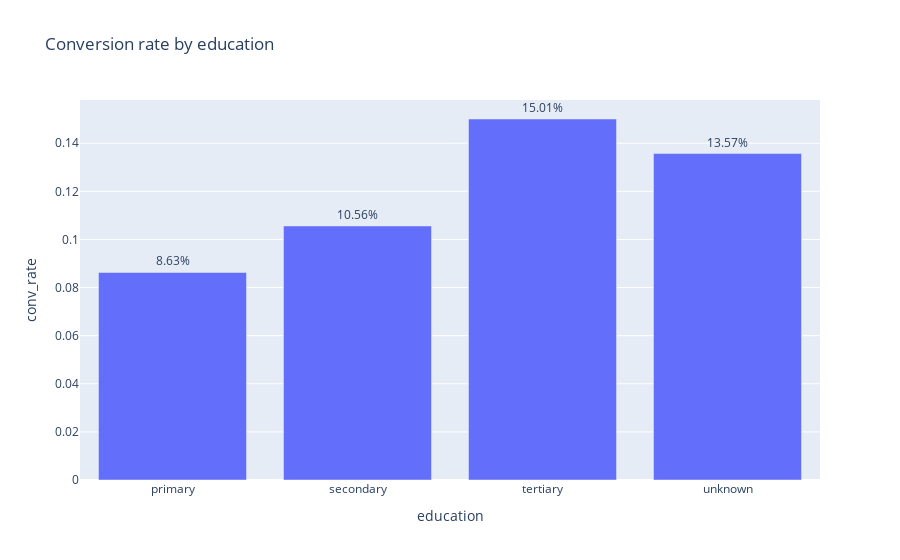
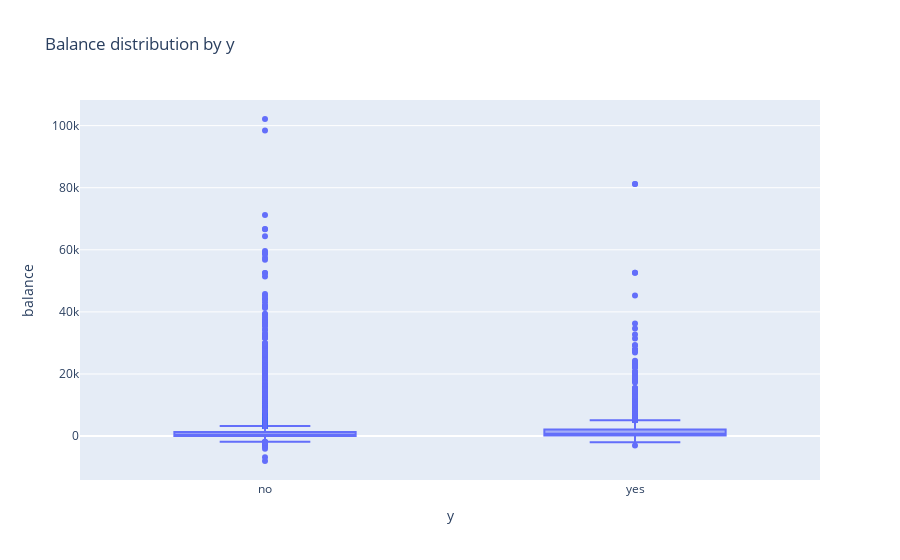

Notebook cell for these charts, in order:
### Code cell
import plotly.express as px

# Plot 3: Plotly bar of education vs conversion rate (y)
edu_rate = df.groupby('education')['y'].apply(lambda s: (s=='yes').mean()).reset_index(name='conv_rate')
fig = px.bar(edu_rate, x='education', y='conv_rate', title='Conversion rate by education', text='conv_rate')
fig.update_traces(texttemplate='%{text:.2%}', textposition='outside')
fig.show()

# Plot 4: Plotly box plot of balance by y
fig = px.box(df, x='y', y='balance', title='Balance distribution by y')
fig.show()

### Figure 1 — Plotly figure (JSON) as saved in the notebook; plotly's stock layout.template omitted (floating-point values rounded to 4 significant figures)
{"data": [{"alignmentgroup": "True", "hovertemplate": "education=%{x}<br>conv_rate=%{text}<extra></extra>", "legendgroup": "", "marker": {"color": "#636efa", "pattern": {"shape": ""}}, "name": "", "offsetgroup": "", "orientation": "v", "showlegend": false, "text": [0.08626, 0.1056, 0.1501, 0.1357], "textposition": "outside", "texttemplate": "%{text:.2%}", "type": "bar", "x": ["primary", "secondary", "tertiary", "unknown"], "xaxis": "x", "y": [0.08626, 0.1056, 0.1501, 0.1357], "yaxis": "y"}], "layout": {"barmode": "relative", "legend": {"tracegroupgap": 0}, "title": {"text": "Conversion rate by education"}, "xaxis": {"anchor": "y", "domain": [0, 1], "title": {"text": "education"}}, "yaxis": {"anchor": "x", "domain": [0, 1], "title": {"text": "conv_rate"}}}}

### Figure 2 — Plotly figure (JSON) as saved in the notebook; plotly's stock layout.template omitted (floating-point values rounded to 4 significant figures; data arrays with more than 128 entries replaced by an {"elided": "..."} marker saying what was removed)
{"data": [{"alignmentgroup": "True", "hovertemplate": "y=%{x}<br>balance=%{y}<extra></extra>", "legendgroup": "", "marker": {"color": "#636efa"}, "name": "", "notched": false, "offsetgroup": "", "orientation": "v", "showlegend": false, "type": "box", "x": {"elided": "45211 str values"}, "x0": " ", "xaxis": "x", "y": {"elided": "45211 int values"}, "y0": " ", "yaxis": "y"}], "layout": {"boxmode": "group", "legend": {"tracegroupgap": 0}, "title": {"text": "Balance distribution by y"}, "xaxis": {"anchor": "y", "domain": [0, 1], "title": {"text": "y"}}, "yaxis": {"anchor": "x", "domain": [0, 1], "title": {"text": "balance"}}}}
